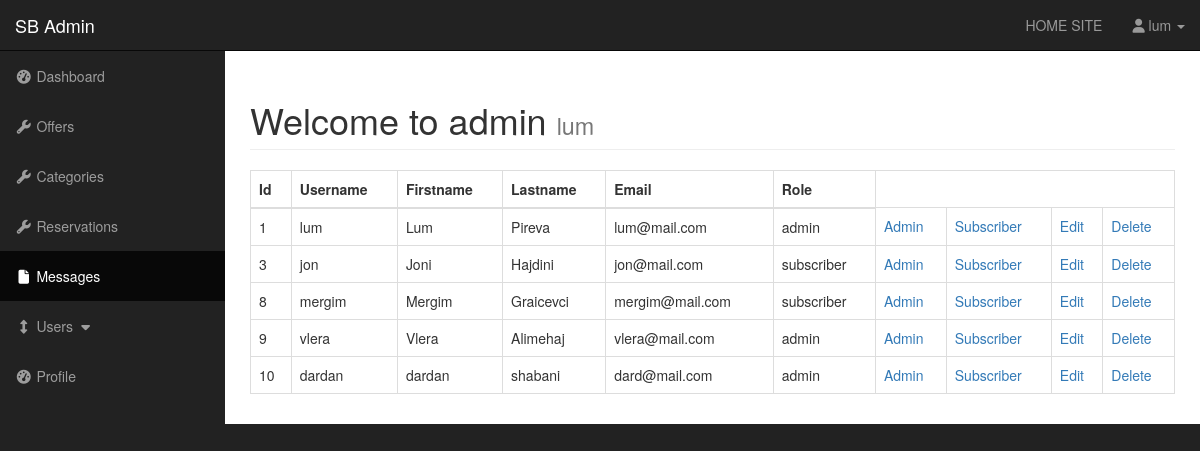
/html/admin/users.php (signed in), run on the app's committed database.
### tables this page shows
CREATE TABLE `users` (
  `user_id` int(11) NOT NULL,
  `username` varchar(25) NOT NULL,
  `user_email` text NOT NULL,
  `password` text NOT NULL,
  `user_firstname` varchar(25) NOT NULL,
  `user_lastname` varchar(25) NOT NULL,
  `user_role` varchar(255) NOT NULL,
  `randSalt` varchar(255) NOT NULL DEFAULT '$2y$10$iusesomecrazystrings22'
);

### html/admin/includes/view_all_users.php (the view, shortened to what this page needs)
<table class="table table-bordered table-hover">
    <thead>
        <tr>
            <th>Id</th>
            <th>Username</th>
            <th>Firstname</th>
            <th>Lastname</th>
            <th>Email</th>
            <th>Role</th>
        </tr>
    </thead>
    <tbody>
        <?php
            $query = "SELECT * FROM users";
            $select_users = mysqli_query($connection,$query);
            while($row = mysqli_fetch_assoc($select_users)) {
                $user_id             = $row['user_id'];
                $username            = $row['username'];
                $user_firstname      = $row['user_firstname'];
                $user_lastname       = $row['user_lastname'];
                $user_email          = $row['user_email'];
                $user_role           = $row['user_role'];
                echo "<tr>";
                    echo "<td>$user_id </td>";
                    echo "<td>$username</td>";
                    echo "<td>$user_firstname</td>";
                    echo "<td>$user_lastname</td>";
                    echo "<td>$user_email</td>";
                    echo "<td>$user_role</td>";
                    echo "<td><a href='users.php?change_to_admin={$user_id}'>Admin</a></td>";
                    echo "<td><a href='users.php?change_to_sub={$user_id}'>Subscriber</a></td>";
                    echo "<td><a href='users.php?source=edit_user&edit_user={$user_id}'>Edit</a></td>";
                    echo "<td><a href='users.php?delete={$user_id}'>Delete</a></td>";
                echo "</tr>";
            }
        ?>
    </tbody>
</table>

### html/admin/includes/header.php (shortened to what this page needs)
<!DOCTYPE html>
<html lang="en">
<head>
    <link href="css/bootstrap.min.css" rel="stylesheet">
    <link href="css/sb-admin.css" rel="stylesheet">
    <link href="font-awesome/css/font-awesome.min.css" rel="stylesheet" type="text/css">
</head>
<body>

### html/admin/users.php (shortened to what this page needs)
<?php include "includes/header.php" ?>
    <div id="wrapper">
        <?php include "includes/navigation.php" ?>
        <div id="page-wrapper">
            <div class="container-fluid">
                <div class="row">
                    <div class="col-lg-12">
                        <h1 class="page-header">
                            Welcome to admin
                            <small><?php echo $_SESSION['username']; ?></small>
                        </h1>
                        <?php
                        if(isset($_GET['source'])){
                            $source = $_GET['source'];
                        } else {
                        $source = '';
                        }
                        switch($source) {
                            default:
                            include "includes/view_all_users.php";
                            break;
                        }
                        ?>
                    </div>
                </div>
            </div>
    </div>
    <?php include "includes/footer.php" ?>

### html/admin/includes/navigation.php (shortened to what this page needs)
<nav class="navbar navbar-inverse navbar-fixed-top" role="navigation">
            <div class="navbar-header">
                <a class="navbar-brand" href="index.php">SB Admin</a>
            </div>
            <ul class="nav navbar-right top-nav">
                <li><a href="../../index.php">HOME SITE</a></li>
                <li class="dropdown">
                    <a href="#" class="dropdown-toggle" data-toggle="dropdown"><i class="fa fa-user"></i> <?php echo $_SESSION['username']; ?> <b class="caret"></b></a>
                </li>
            </ul>
            <div class="collapse navbar-collapse navbar-ex1-collapse">
                <ul class="nav navbar-nav side-nav">
                    <li>
                        <a href="index.php"><i class="fa fa-fw fa-dashboard"></i> Dashboard</a>
                    </li>
                    <li>
                        <a href="ofertat.php"><i class="fa fa-fw fa-wrench"></i> Offers</a>
                    </li>
                    <li>
                        <a href="categories.php"><i class="fa fa-fw fa-wrench"></i> Categories</a>
                    </li>
                    <li>
                        <a href="reservations.php"><i class="fa fa-fw fa-wrench"></i> Reservations</a>
                    </li>
                    <li class="active">
                        <a href="messages.php"><i class="fa fa-fw fa-file"></i> Messages</a>
                    </li>
                    <li>
                        <a href="javascript:;" data-toggle="collapse" data-target="#demo"><i class="fa fa-fw fa-arrows-v"></i> Users <i class="fa fa-fw fa-caret-down"></i></a>
                    </li>
                    <li>
                        <a href="profile.php"><i class="fa fa-fw fa-dashboard"></i> Profile</a>
                    </li>
                </ul>
            </div>
 </nav>

### html/admin/includes/footer.php (shortened to what this page needs)
</div>
</body>
</html>

### html/admin/css/sb-admin.css (style rules this page uses)
body { margin-top: 100px; background-color: #222; }
@media (min-width:768px) { body { margin-top: 50px; } }
#wrapper { padding-left: 0; }
#page-wrapper { width: 100%; padding: 0; background-color: #fff; }
@media (min-width:768px) { #wrapper { padding-left: 225px; } }
@media (min-width:768px) { #page-wrapper { padding: 10px; } }
.top-nav { padding: 0 15px; }
.top-nav>li { display: inline-block; float: left; }
.top-nav>li>a { padding-top: 15px; padding-bottom: 15px; line-height: 20px; color: #999; }
@media (min-width:768px) { .side-nav { position: fixed; top: 51px; left: 225px; width: 225px; margin-left: -225px; border: none; border-radius: 0; overflow-y: auto; background-color: #222; } }
@media (min-width:768px) { .side-nav>li>a { width: 225px; } }

### data on the page
users: user_id "1", username "lum", user_firstname "Lum", user_lastname "Pireva", user_email "lum@mail.com", user_role "admin"
users: user_id "3", username "jon", user_firstname "Joni", user_lastname "Hajdini", user_email "jon@mail.com", user_role "subscriber"
users: user_id "8", username "mergim", user_firstname "Mergim", user_lastname "Graicevci", user_email "mergim@mail.com", user_role "subscriber"
users: user_id "9", username "vlera", user_firstname "Vlera", user_lastname "Alimehaj", user_email "vlera@mail.com", user_role "admin"
users: user_id "10", username "dardan", user_firstname "dardan", user_lastname "shabani", user_email "dard@mail.com", user_role "admin"

### other printed values
$_SESSION['username'] "lum"
